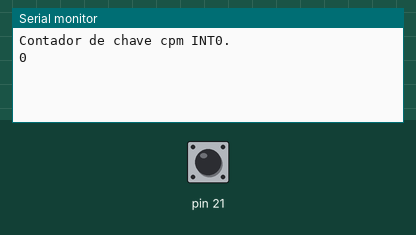
Bench run of a program on a simulated Arduino Mega 2560, built with avr-gcc and run on an emulated ATmega2560. Shown: the last lines printed to the serial monitor. Inputs (shaded band) come from the test bench; at power-on: pin 21 HIGH.

Above: at 1.2 s.
1.3 s: pin 21 pulled LOW for 0.15 s
At 1.8 s:
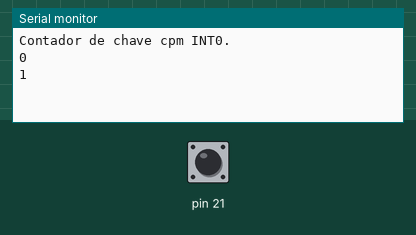
2.9 s: pin 21 pulled LOW for 1 s
At 4.2 s:
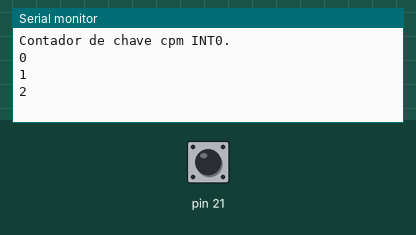
5.4 s: pin 21 pulled LOW for 0.15 s
At 6.1 s:
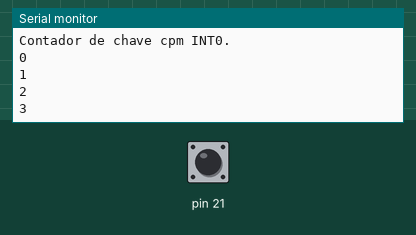
Timing chart, 0 to 8.4 s (numbered marks = the images above; inputs shaded):
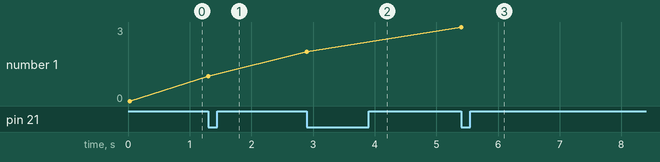

The program:

main.cpp
```cpp
#include <Arduino.h>
#define TRUE 1
#define FALSE 0

volatile int count;
volatile int Flag;

void rot_INT0(void);

void setup() {
  //configure serial
  Serial.begin(9600);

  //configure pin and enable pullup
  DDRD = 0x00;
  PORTD = 0x01;

  //prepare int0 to falling
  attachInterrupt(digitalPinToInterrupt(21), rot_INT0, FALLING);
}

void loop() {
  Flag = count = 0x00; //zero the flag and the count
  Serial.println("Contador de chave cpm INT0.\n");
  Serial.print(count);
  Serial.print("\n");
  while(TRUE){
    while(Flag==0);
    Flag=0;
    Serial.print(count);
    Serial.print("\n");
  }
}

void rot_INT0(void){
  count++;
  Flag=1;
}
```

Measured:
- after the input at 1.3 s, the serial monitor: prints a new line at once (image 1)
- after the input at 2.9 s, the serial monitor: prints a new line at once (image 2)
- after the input at 5.4 s, the serial monitor: prints a new line at once (image 3)
- plotted number 1: 0 → 1 after the input at 1.3 s, 1 → 2 after the input at 2.9 s, 2 → 3 after the input at 5.4 s
